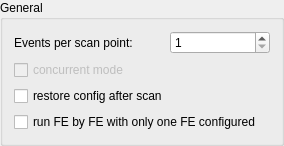
            <widget class="QGroupBox" name="GeneralBox">
             <property name="title">
              <string>General</string>
             </property>
             <layout class="QVBoxLayout" name="verticalLayout_13">
              <item>
               <layout class="QVBoxLayout">
                <item>
                 <layout class="QHBoxLayout">
                  <property name="spacing">
                   <number>6</number>
                  </property>
                  <property name="leftMargin">
                   <number>0</number>
                  </property>
                  <property name="topMargin">
                   <number>0</number>
                  </property>
                  <property name="rightMargin">
                   <number>0</number>
                  </property>
                  <property name="bottomMargin">
                   <number>0</number>
                  </property>
                  <item>
                   <widget class="QLabel" name="eventsLabel">
                    <property name="text">
                     <string>Events per scan point:</string>
                    </property>
                    <property name="wordWrap">
                     <bool>false</bool>
                    </property>
                   </widget>
                  </item>
                  <item>
                   <spacer name="Spacer1">
                    <property name="orientation">
                     <enum>Qt::Horizontal</enum>
                    </property>
                    <property name="sizeType">
                     <enum>QSizePolicy::Expanding</enum>
                    </property>
                    <property name="sizeHint" stdset="0">
                     <size>
                      <width>31</width>
                      <height>21</height>
                     </size>
                    </property>
                   </spacer>
                  </item>
                  <item>
                   <widget class="QSpinBox" name="nEvents">
                    <property name="minimumSize">
                     <size>
                      <width>100</width>
                      <height>0</height>
                     </size>
                    </property>
                    <property name="minimum">
                     <number>1</number>
                    </property>
                    <property name="maximum">
                     <number>2147483646</number>
                    </property>
                    <property name="value">
                     <number>1</number>
                    </property>
                   </widget>
                  </item>
                 </layout>
                </item>
                <item>
                 <widget class="QCheckBox" name="concurrMode">
                  <property name="enabled">
                   <bool>false</bool>
                  </property>
                  <property name="text">
                   <string>concurrent mode</string>
                  </property>
                 </widget>
                </item>
                <item>
                 <widget class="QCheckBox" name="restorConfig">
                  <property name="text">
                   <string>restore config after scan</string>
                  </property>
                 </widget>
                </item>
                <item>
                 <widget class="QCheckBox" name="snglfeMode">
                  <property name="enabled">
                   <bool>true</bool>
                  </property>
                  <property name="text">
                   <string>run FE by FE with only one FE configured</string>
                  </property>
                 </widget>
                </item>
               </layout>
              </item>
             </layout>
            </widget>
